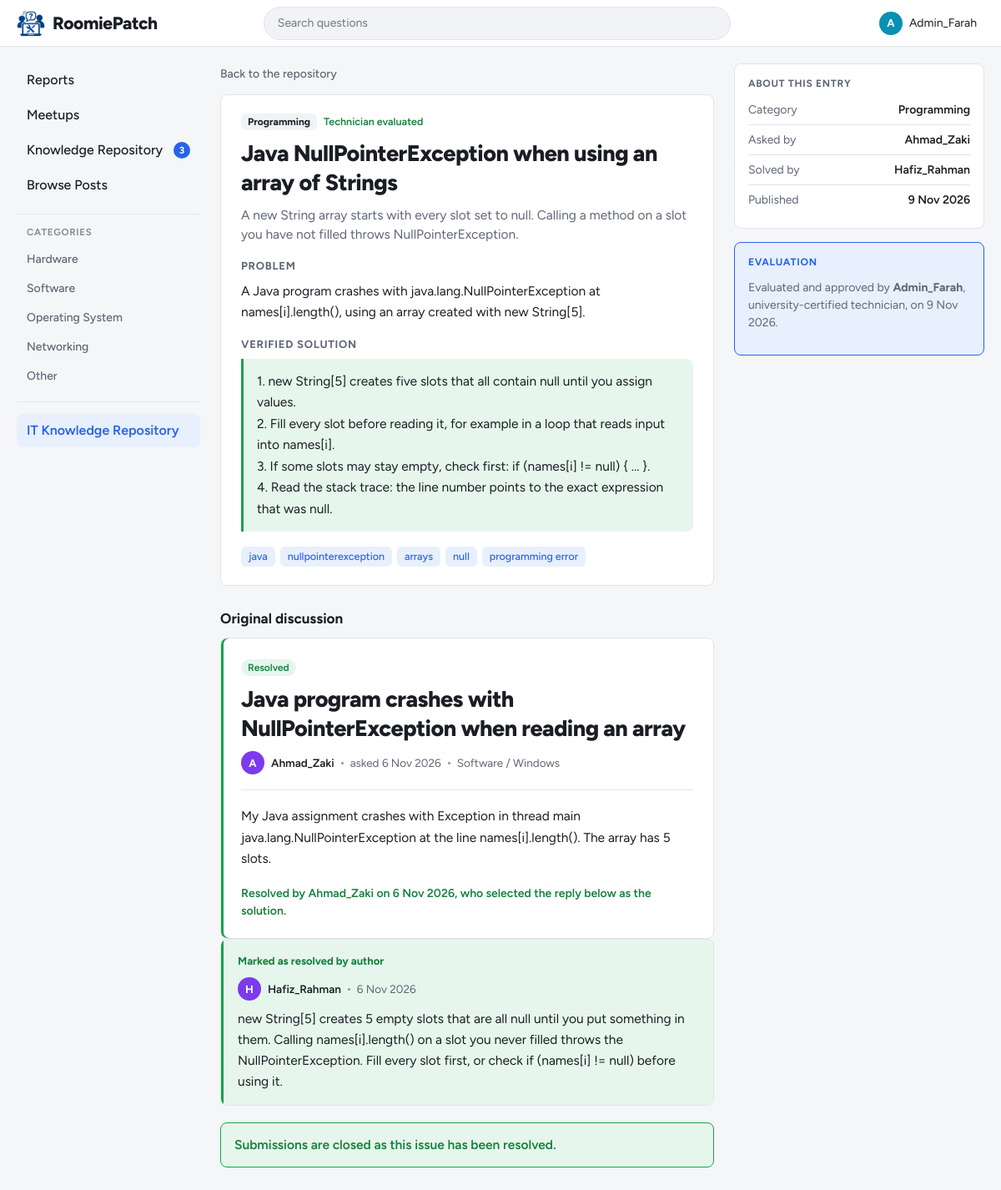
/student/repository_entry.php?id=9 (signed in), run on an earlier commit of the app's database.
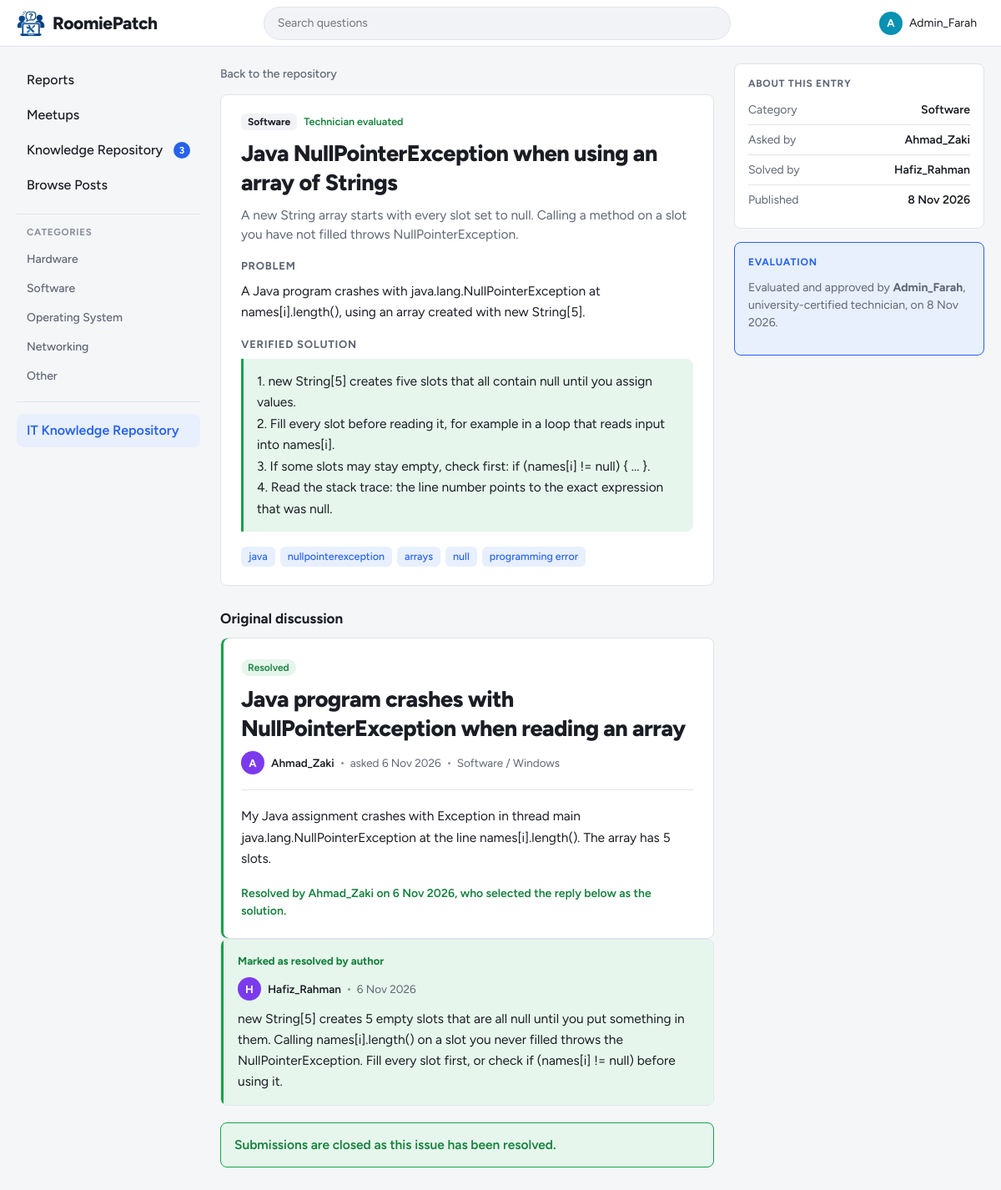
And on a later commit of the database.
### tables this page shows
CREATE TABLE repository_entries (
    entry_id          INT AUTO_INCREMENT PRIMARY KEY,
    post_id           INT NULL,
    accepted_reply_id INT NULL,
    category          ENUM('Hardware', 'Software', 'Operating System', 'Networking') NOT NULL,   
    title             VARCHAR(150) NOT NULL,
    summary           VARCHAR(300) NOT NULL,
    problem           TEXT NOT NULL,
    solution          TEXT NOT NULL,
    keywords          VARCHAR(255) NULL,
    contributor_id    INT NULL,                   
    solver_id         INT NULL,                   
    submitted_by      INT NULL,
    submitted_at      DATETIME NOT NULL DEFAULT CURRENT_TIMESTAMP,
    status            ENUM('Pending', 'Approved', 'Rejected') NOT NULL DEFAULT 'Pending',
    reviewed_by       INT NULL,                   
    reviewed_at       DATETIME NULL,
    review_notes      TEXT NULL,
    rejection_reason  TEXT NULL,
    is_published      TINYINT(1) NOT NULL DEFAULT 0,
    published_at      DATETIME NULL,
    unpublished_at    DATETIME NULL,
    UNIQUE KEY uq_repository_post (post_id),
    KEY idx_repository_status (status, is_published),
    KEY idx_repository_category (category),
    KEY idx_repository_published (published_at),
    FOREIGN KEY (post_id) REFERENCES posts(post_id) ON DELETE SET NULL,
    FOREIGN KEY (accepted_reply_id) REFERENCES replies(reply_id) ON DELETE SET NULL,
    FOREIGN KEY (contributor_id) REFERENCES users(user_id) ON DELETE SET NULL,
    FOREIGN KEY (solver_id) REFERENCES users(user_id) ON DELETE SET NULL,
    FOREIGN KEY (submitted_by) REFERENCES users(user_id) ON DELETE SET NULL,
    FOREIGN KEY (reviewed_by) REFERENCES users(user_id) ON DELETE SET NULL
);

CREATE TABLE posts (
    post_id     INT AUTO_INCREMENT PRIMARY KEY,
    user_id     INT NOT NULL,
    title       VARCHAR(150) NOT NULL,
    description TEXT NOT NULL,
    category_id INT NOT NULL,
    device_os   ENUM('Windows', 'macOS', 'Linux', 'Android', 'iOS', 'Other') NOT NULL,
    tags        VARCHAR(255) NULL,                 
    status      ENUM('Open', 'Resolved') NOT NULL DEFAULT 'Open',
     
     
     
    accepted_reply_id INT NULL,
    resolved_at DATETIME NULL,
    created_at  DATETIME NOT NULL DEFAULT CURRENT_TIMESTAMP,
    KEY idx_posts_resolved_at (resolved_at),
    FOREIGN KEY (user_id) REFERENCES users(user_id) ON DELETE CASCADE,
    FOREIGN KEY (category_id) REFERENCES categories(category_id)
);

CREATE TABLE users (
    user_id   INT AUTO_INCREMENT PRIMARY KEY,
    username  VARCHAR(50)  NOT NULL UNIQUE,
    login_id  VARCHAR(20)  NOT NULL UNIQUE,       
    password  VARCHAR(255) NOT NULL,              
    role      ENUM('student', 'admin') NOT NULL DEFAULT 'student',
     
     
    reputation INT NOT NULL DEFAULT 0,
     
     
    is_certified_technician TINYINT(1) NOT NULL DEFAULT 0,
    bio       TEXT NULL
);

CREATE TABLE categories (
    category_id   INT AUTO_INCREMENT PRIMARY KEY,
    category_name VARCHAR(50) NOT NULL UNIQUE
);

### student/repository_entry.php (the view, shortened to what the changed rows need)
<?php
require_once '../config/db.php';
$entry_id = (int) get_text('id');
$stmt = $conn->prepare('
    SELECT e.*, c.username AS contributor, s.username AS solver, rv.username AS reviewer,
           p.title AS post_title, p.description AS post_description, p.created_at AS post_created,
           p.resolved_at, p.device_os, p.user_id AS post_author_id, cat.category_name
    FROM repository_entries e
    LEFT JOIN users c ON c.user_id = e.contributor_id
    LEFT JOIN users s ON s.user_id = e.solver_id
    LEFT JOIN users rv ON rv.user_id = e.reviewed_by
    LEFT JOIN posts p ON p.post_id = e.post_id
    LEFT JOIN categories cat ON cat.category_id = p.category_id
    WHERE e.entry_id = ? AND ' . REPO_PUBLIC_SQL);
$stmt->bind_param('i', $entry_id);
$stmt->execute();
$entry = $stmt->get_result()->fetch_assoc();
$accepted = null;
if ($entry['accepted_reply_id'] !== null) {
    $stmt = $conn->prepare('SELECT r.reply_id, r.content, r.created_at, r.user_id, u.username
                            FROM replies r JOIN users u ON u.user_id = r.user_id WHERE r.reply_id = ?');
    $stmt->bind_param('i', $entry['accepted_reply_id']);
    $stmt->execute();
    $accepted = $stmt->get_result()->fetch_assoc();
}
include '../includes/header.php';
?>
<main class="content">
    <article class="thread repo-entry">
        <div class="post-meta">
            <span class="type-badge"><?= e($entry['category']) ?></span>
            <span class="repo-verified"><?= icon('shield-check', 14) ?>Technician evaluated</span>
        </div>
        <h1 class="thread-title"><?= e($entry['title']) ?></h1>
        <p class="repo-summary"><?= nl2br(e($entry['summary'])) ?></p>
        <h2 class="repo-section-title">Problem</h2>
        <div class="repo-text"><?= nl2br(e($entry['problem'])) ?></div>
        <h2 class="repo-section-title">Verified solution</h2>
        <div class="repo-text repo-solution"><?= nl2br(e($entry['solution'])) ?></div>
        <?php if ($entry['keywords']): ?>
            <div class="post-footer">
                <?php foreach (tag_list($entry['keywords']) as $kw): ?>
                    <a class="chip" href="<?= BASE_URL ?>student/repository.php?q=<?= urlencode($kw) ?>"><?= e($kw) ?></a>
                <?php endforeach; ?>
            </div>
        <?php endif; ?>
    </article>
    <h2 class="replies-heading">Original discussion</h2>
    <?php if ($entry['post_id'] === null): ?>
        <div class="feed"><div class="empty-state"><strong>The original discussion is no longer available</strong>The verified solution above is kept in the repository.</div></div>
    <?php else: ?>
        <article class="thread is-resolved">
            <span class="status-badge resolved"><?= icon('check', 14) ?>Resolved</span>
            <h3 class="thread-title"><?= e($entry['post_title']) ?></h3>
            <div class="thread-meta">
                <a class="author-chip" href="<?= BASE_URL ?>student/profile.php?id=<?= (int) $entry['post_author_id'] ?>">
                    <?= avatar($entry['contributor'] ?? '?', 'sm') ?><?= e($entry['contributor'] ?? 'former student') ?>
                </a>
                <span class="dot" aria-hidden="true"></span>
                <span>asked <?= e(date('j M Y', strtotime($entry['post_created']))) ?></span>
                <span class="dot" aria-hidden="true"></span>
                <span><?= e($entry['category_name']) ?> / <?= e($entry['device_os']) ?></span>
            </div>
            <div class="thread-body"><?= nl2br(e($entry['post_description'])) ?></div>
            <p class="repo-resolution">
                Resolved by <?= e($entry['contributor'] ?? 'the original poster') ?>
                <?= $entry['resolved_at'] ? 'on ' . e(date('j M Y', strtotime($entry['resolved_at']))) : '' ?>,
                who selected the reply below as the solution.
            </p>
        </article>
        <?php if ($accepted): ?>
            <div class="reply-list">
                <article class="reply resolved">
                    <div class="resolved-label"><?= icon('check', 16) ?>Marked as resolved by author</div>
                    <div class="reply-meta">
                        <a class="author-chip" href="<?= BASE_URL ?>student/profile.php?id=<?= (int) $accepted['user_id'] ?>">
                            <?= avatar($accepted['username'], 'sm') ?><?= e($accepted['username']) ?>
                        </a>
                        <span class="dot" aria-hidden="true"></span>
                        <time datetime="<?= e($accepted['created_at']) ?>"><?= e(date('j M Y', strtotime($accepted['created_at']))) ?></time>
                    </div>
                    <div class="reply-body"><?= nl2br(e($accepted['content'])) ?></div>
                </article>
            </div>
        <?php endif; ?>
    <?php endif; ?>
</main>
<aside class="rail">
    <section class="rail-box">
        <h2>About this entry</h2>
        <dl class="info-list">
            <div><dt>Category</dt><dd><?= e($entry['category']) ?></dd></div>
            <div><dt>Asked by</dt><dd><?= e($entry['contributor'] ?? 'former student') ?></dd></div>
            <?php if ($entry['solver']): ?><div><dt>Solved by</dt><dd><?= e($entry['solver']) ?></dd></div><?php endif; ?>
            <div><dt>Published</dt><dd><?= e(date('j M Y', strtotime($entry['published_at']))) ?></dd></div>
        </dl>
    </section>
    <section class="rail-box rail-box-repo">
        <h2><?= icon('shield-check', 16) ?>Evaluation</h2>
        <p>Evaluated and approved by <strong><?= e($entry['reviewer'] ?? 'a certified technician') ?></strong>, university-certified technician, on <?= e(date('j M Y', strtotime($entry['reviewed_at']))) ?>.</p>
    </section>
</aside>
<?php include '../includes/footer.php'; ?>

### includes/functions.php (shortened to what the changed rows need)
<?php
function e($text)
{
    return htmlspecialchars((string) $text, ENT_QUOTES, 'UTF-8');
}
function tag_list($tags)
{
    $list = [];
    foreach (explode(',', (string) $tags) as $tag) {
        $tag = trim($tag);
        if ($tag !== '') {
            $list[] = $tag;
        }
    }
    return $list;
}
function avatar($username, $size = 'md')
{
    $colours = ['#2563eb', '#0891b2', '#4f46e5', '#0d9488', '#7c3aed', '#1d4ed8'];
    $colour = $colours[crc32($username) % count($colours)];
    $letter = strtoupper(mb_substr($username, 0, 1));
    return '<span class="avatar avatar-' . e($size) . '" style="background:' . $colour . '" aria-hidden="true">'
        . e($letter) . '</span>';
}
function get_text($name, $max = 100)
{
    $value = $_GET[$name] ?? '';
    return mb_substr(trim($value), 0, $max);
}

What changed in the data, as far as the page shows it:
changed repository_entries "Java NullPointerException when using an array of Strings": category "Programming" → "Software"; published_at "9 Nov 2026" → "8 Nov 2026"; reviewed_at "9 Nov 2026" → "8 Nov 2026"
